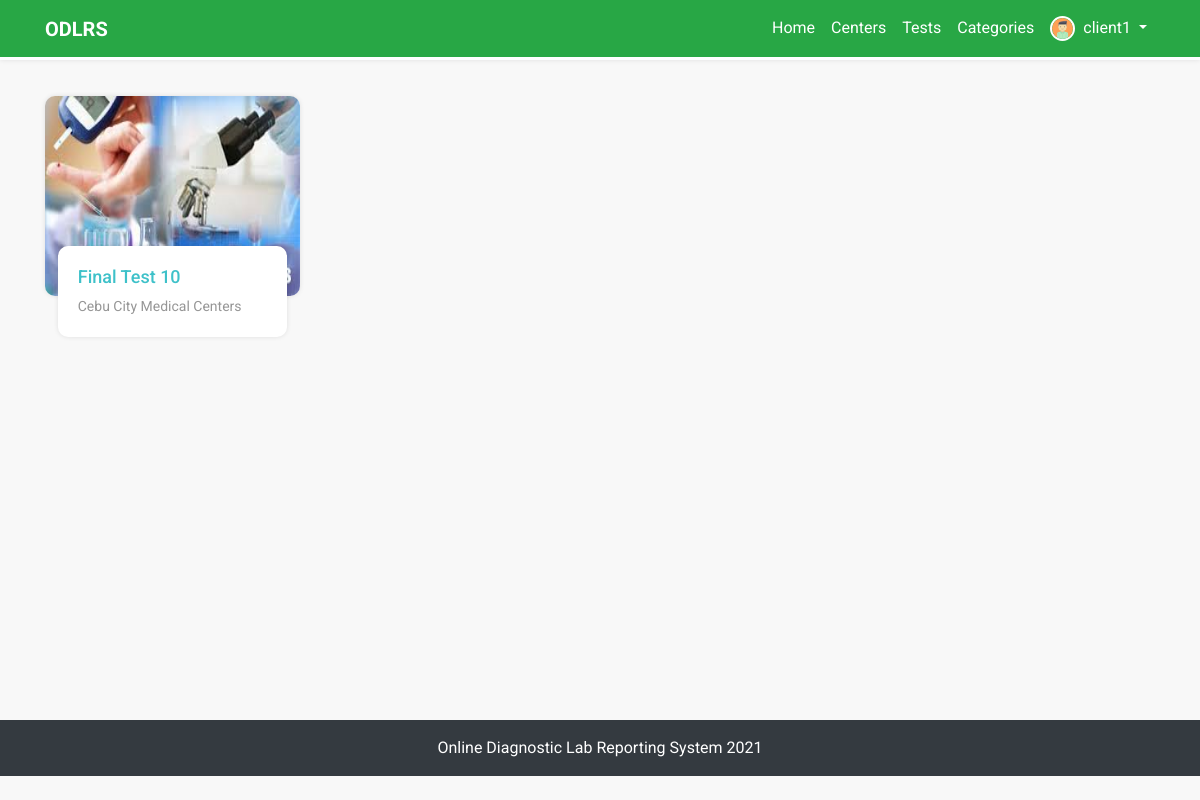
Screenshot of /categorise-tests/9/ (signed in) with the database file from the repository.
### custom_users/models.py (models this page shows, shortened)
class Profile(models.Model):
    user = models.OneToOneField(User, on_delete=models.CASCADE, related_name='customer_profile')
    profile_name = models.CharField(max_length=250)
    image = models.ImageField(default='default.jpg', upload_to='profile_pics')
    contact_no = models.CharField(max_length=20, blank=True, null=True)
    address = models.CharField(max_length=150, blank=True, null=True)
    admin = models.BooleanField(default=False)
    staff = models.BooleanField(default=False)
    class Meta:
        verbose_name_plural = 'Customer Profiles'

### tests/models.py (models this page shows, shortened)
class Test(models.Model):
    ACTIVE_STATUS = (
        ('Available', 'AVAILABLE'),
        ('Closed', 'CLOSED'),
    )
    test_name = models.CharField(max_length=250, blank=False)
    image = models.ImageField(default='default_test.jpg', upload_to='test_pics')
    category = models.ForeignKey(TestCategory, on_delete=models.CASCADE, related_name='test_category')
    center = models.ForeignKey(DiagnosticCenter, on_delete=models.CASCADE, related_name='test_center')
    discount = models.PositiveIntegerField(null=True, blank=True)
    price = models.PositiveIntegerField(null=True, blank=True)
    active_status = models.CharField(max_length=20, choices=ACTIVE_STATUS, default='AVAILABLE')
    class Meta:
        ordering = ['-id']
        verbose_name_plural = 'Tests'

### diagnostic_centers/models.py (models this page shows, shortened)
class DiagnosticCenter(models.Model):
    name = models.CharField(max_length=250, blank=False)
    image = models.ImageField(default='default_center.jpg', upload_to='diagnostic_center_pics')
    email = models.EmailField(blank=True)
    contact_no = models.CharField(max_length=20, blank=False)
    website = models.CharField(max_length=100, blank=True)
    address = models.CharField(max_length=150, blank=False)
    class Meta:
        verbose_name_plural = 'Diagnostic Centers'

### tests/views.py (the view)
# urls.py: path('categorise-tests/<int:id>/', categorise_tests, name='categorise-tests'),
def categorise_tests(request, id=None):
    filtered_tests = Test.objects.filter(category__id=id)
    template = 'tests/categorise_tests.html'
    context = {'filtered_tests': filtered_tests}
    return render(request, template, context)

### templates/tests/categorise_tests.html (shortened to what this page needs)
{% extends 'base.html' %}
{% block content %}
<div class="container inner-content">
    <div class="row mt-2">
        {% for test in  filtered_tests %}
        <div class="col-xs-12 col-sm-6 col-md-4 col-lg-3">
            <div class="card test-box">
                <div class="card-title">
                    <img src="{{ test.image.url }}" class="card-img-top" alt="..." width="100%">
                </div>
                <div class="card-body" style="min-height: 90px">
                    <h6 class="mb-2">
                        <a href="{% url 'tests:test-details' test.id %}">{{ test.test_name }}</a>
                    </h6>
                    <p>{{ test.center.name }}</p>
                </div>
            </div>
        </div>
        {% endfor %}
    </div>
</div>
{% endblock %}

### templates/base.html (shortened to what this page needs)
{% load static %}
<!DOCTYPE html>
<html>
<head>
	<link rel="stylesheet" href="https://use.fontawesome.com/releases/v5.8.0/css/all.css"
>
	<link rel="stylesheet" type="text/css" href="{% static 'css/bootstrap.min.css' %}">
	<link rel="stylesheet" type="text/css" href="{% static 'css/fakeLoader.min.css' %}">
	<link rel="stylesheet" type="text/css" href="{% static 'css/style.css' %}">
</head>
<body>
	<nav class="navbar navbar-expand-lg bg-success">
		<div class="container">
			<a class="navbar-brand text-white" href="{% url 'home' %}"><b>ODLRS</b></a>
			<div class="collapse navbar-collapse" id="navbarSupportedContent">
				<ul class="navbar-nav ml-auto">
					<li class="nav-item ">
						<a class="nav-link" href="{% url 'home' %}">Home</a>
					</li>
					<li class="nav-item">
						<a class="nav-link" href="{% url 'diagnostic_centers:all-centers' %}">Centers</a>
					</li>
					<li class="nav-item ">
						<a class="nav-link" href="{% url 'tests:all-tests' %}">Tests</a>
					</li>
					<li class="nav-item">
						<a class="nav-link" href="{% url 'tests:categories' %}">Categories</a>
					</li>
					{% if user.is_authenticated %}
					<li class="nav-item user-profile">
						<a class="nav-link d-flex dropdown-btn" href="#">
							<img src="{{ user.customer_profile.image.url }}" alt="" class="rounded-circle">
							<span class=" dropdown-toggle ml-2">{{user.username}} </span>
						</a>
					</li>
					{% endif %}
				</ul>
			</div>
		</div>
	</nav>
	{% block content %} {% endblock %} {% block extra_body %} {% endblock %}
	<div class="footer text-white text-center py-3 bg-dark">
		<div class="w-100 text-center d-flex justify-content-center">
			<div class="d-box px-2">
				<a class="text-white" target="_blank" data-toggle="tooltip"
					data-placement="top" title="Online Diagnostic Lab Reporting System 2021">Online Diagnostic Lab Reporting System 2021</a>
			</div>
		</div>
	</div>
</body>
</html>

### static/css/style.css (style rules this page uses)
* { margin: 0; padding: 0; -webkit-box-sizing: border-box; box-sizing: border-box; font-family: "Roboto", sans-serif; scroll-behavior: smooth; }
a { text-decoration: none; }
.card, .card-header, .card-footer { border: 0; }
html, body { background: #f8f8f8; }
nav.navbar { background: transparent; -webkit-box-shadow: 0 0 5px rgba(0, 0, 0, 0.1); box-shadow: 0 0 5px rgba(0, 0, 0, 0.1); position: fixed; top: 0; z-index: 99999; width: 100%; background: #328691; border-bottom: 3px solid white; }
nav.navbar ul li a { color: #fff; font-size: 16px; outline: none; }
nav.navbar .user-profile { position: relative; }
nav.navbar .user-profile img { width: 25px; height: 25px; border: 2px solid white; }
.inner-content { padding-top: 5.5rem; min-height: 90vh; }
p { margin-bottom: 0; }
.test-box { width: 100%; height: auto; background: none; border: 0; }
.test-box .card-title { margin-bottom: 0; -webkit-box-shadow: 0 0 5px rgba(0, 0, 0, 0.1); box-shadow: 0 0 5px rgba(0, 0, 0, 0.1); border-radius: 10px; -webkit-border-radius: 10px; -moz-border-radius: 10px; -ms-border-radius: 10px; -o-border-radius: 10px; }
.test-box .card-title img { border-radius: 10px; min-height: 200px; -webkit-border-radius: 10px; -moz-border-radius: 10px; -ms-border-radius: 10px; -o-border-radius: 10px; }
.test-box .card-body { width: 90%; min-height: 150px; -webkit-box-shadow: 0 0 5px rgba(0, 0, 0, 0.1); box-shadow: 0 0 5px rgba(0, 0, 0, 0.1); margin: auto; border-radius: 10px; -webkit-border-radius: 10px; -moz-border-radius: 10px; -ms-border-radius: 10px; -o-border-radius: 10px; position: relative; top: -50px; background: #fff; }
.test-box .card-body p { font-size: 14px; color: #969696; }
.test-box .card-body h6 { font-size: 18px; margin-bottom: 0; }
.test-box .card-body h6 a { color: #3ec1c9; text-decoration: none; }
.footer { background: #328691; position: relative; z-index: 11; }

### rows the page displays
Test: image (picture), test_name "Final Test 10", center.name "Cebu City Medical Centers"

### other values shown
{{ user.username }} "client1"
